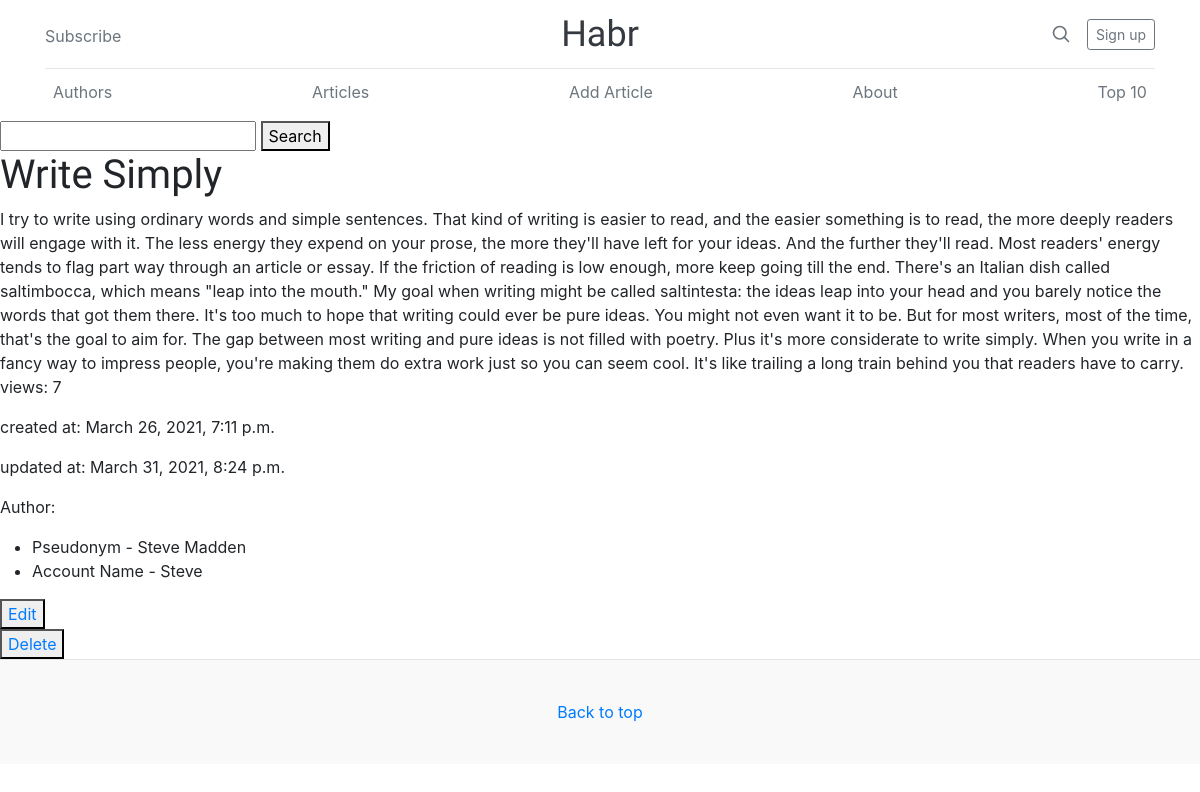
Page /article/3/ on the committed database.
### core/models.py (models this page shows, shortened)
class Article(models.Model):
    title = models.CharField(max_length = 255)
    text = models.TextField()
    author = models.ForeignKey(
        to = "Author",
        on_delete = models.SET_NULL,
        null = True, blank = True,
        related_name = "article",
        verbose_name = "Автор"
    )
    readers = models.ManyToManyField(
        to = User,
        related_name = "read_articles",
        blank = True,
    )
    views = models.IntegerField(
        default=0,
        verbose_name="views"
    )
    created_at = models.DateTimeField(
        auto_now_add=True,
        null=True,
    )
    updated_at = models.DateTimeField(auto_now=True)
    is_active = models.BooleanField(default=True)
    picture = models.ImageField(upload_to="articles_image", null=True, blank=True, verbose_name="Picture name")

class Author(models.Model):
    user = models.OneToOneField(
        to = User,
        related_name = "author",
        verbose_name = "Пользователь",
        null = False,
        blank = False,
        on_delete = models.CASCADE
    )
    nickname = models.CharField(max_length = 55)
    photo = models.ImageField(upload_to="photo", null=True, blank=True, verbose_name="Photo name")
    class Meta:
        verbose_name = "Автор"
        verbose_name_plural = "Авторы"

### core/views.py (the view)
# urls.py: path("article/<int:id>/", article, name = "article"),
def article(request, id):
    article = Article.objects.get(id = id)
    article.views += 1
    article.save()
    return render(
        request,
        "article.html",
        {"article": article}
    )

### core/templates/article.html (shortened to what this page needs)
{% extends 'base.html' %}
{% block content %}
    <h1>{{ article.title }}</h1>
    <div>{{ article.text }}</div>
    <p>views: {{ article.views }}</p>
    <p>created at: {{ article.created_at }}</p>
    <p>updated at: {{ article.updated_at }}</p>
    <p>
        Author:
        <ul>
            <li>Pseudonym - {{ article.author.nickname }}</li>
            <li>Account Name - {{ article.author.user.username }}</li>
        </ul>
    </p>
    <button><a href="{% url 'article-edit' article.id %}">Edit</a></button>
    <br>
    <button><a href="{% url 'article-delete' article.id %}">Delete</a></button>
{% endblock %}

### core/static/blog.css (style rules this page uses)
h1, h2, h3, h4, h5, h6 { font-family: 'Lexend', sans-serif;; }

### rows in the picture
Article: title "Write Simply", text "I try to write using ordinary words and simple sentences. That kind of writing is easier to read, and the easier something is to read, the more deeply readers will engage with it. The less energy they expend on your prose, the more they'll have left for your ideas. And the further they'll read. Most readers' energy tends to flag part way through an article or essay. If the friction of reading is low enough, more keep going till the end. There's an Italian dish called saltimbocca, which means \"leap into the mouth.\" My goal when writing might be called saltintesta: the ideas leap into your head and you barely notice the words that got them there. It's too much to hope that writing could ever…", views "7", created_at "March 26, 2021, 7:11 p.m.", updated_at "March 31, 2021, 8:24 p.m.", author.nickname "Steve Madden", author.user.username "Steve"
